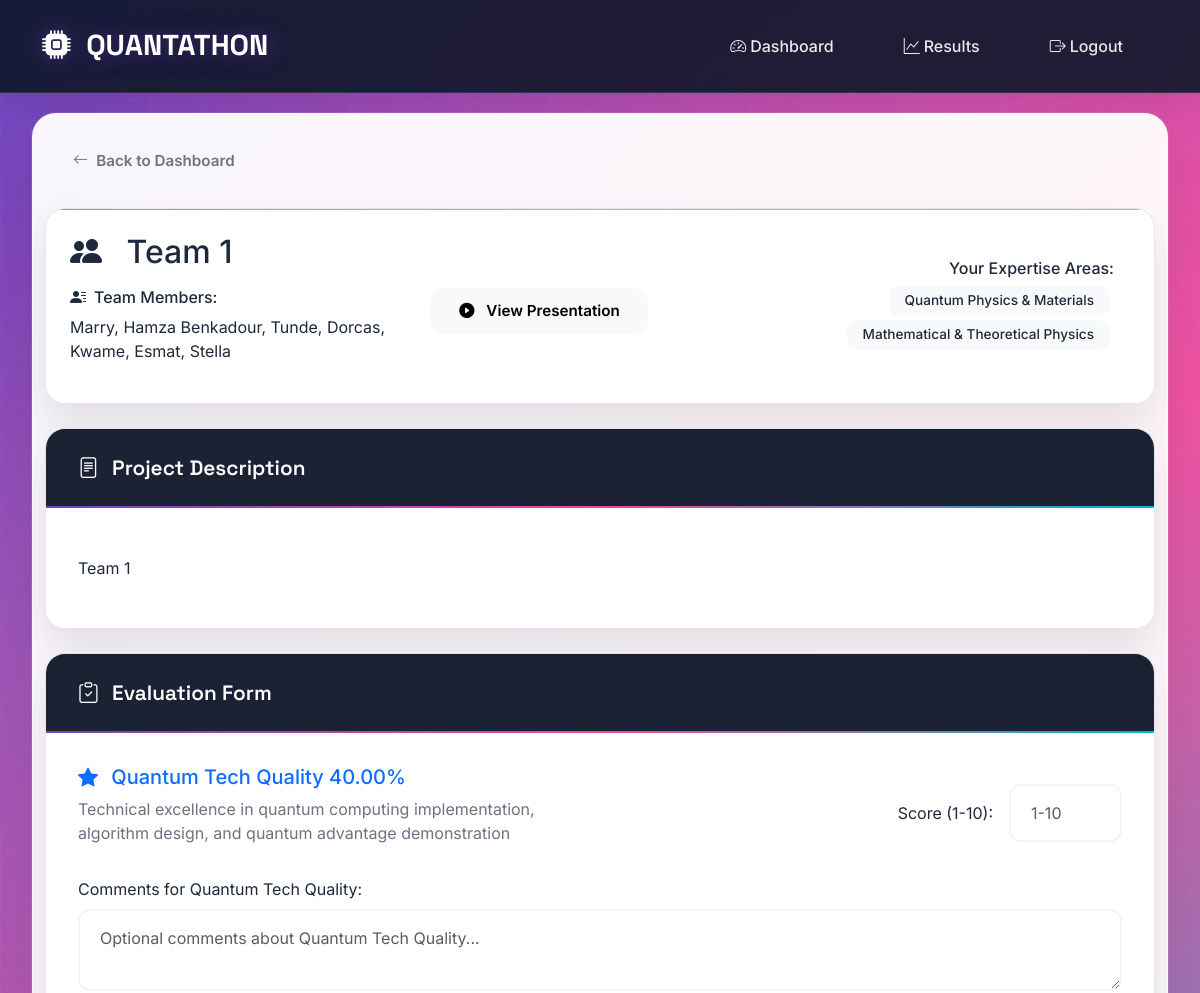
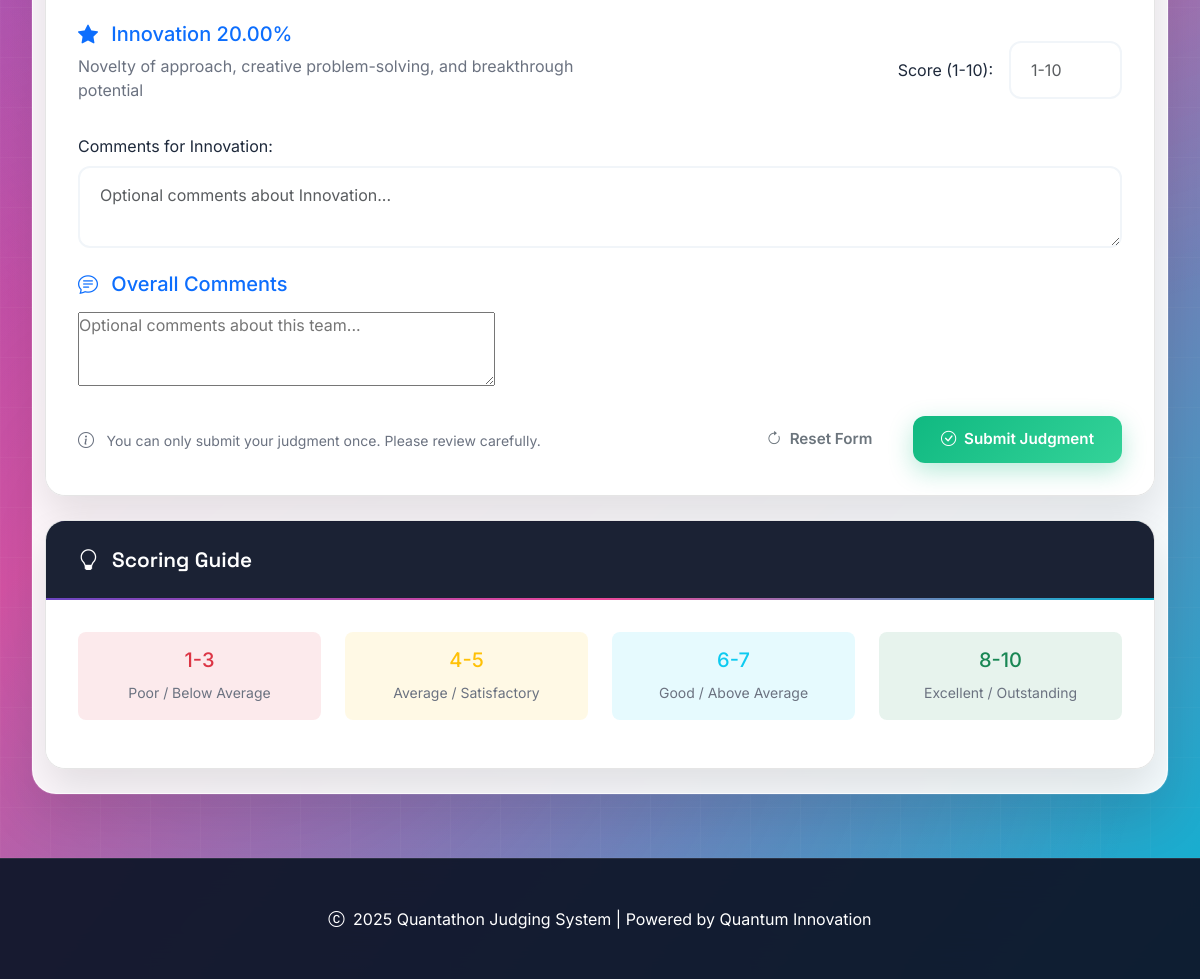
Page /judge/1/ (signed in) on the committed database (2 pictures, top to bottom).
### judging/models.py (models this page shows, shortened)
class Team(models.Model):
    name = models.CharField(max_length=200)
    description = models.TextField()
    presentation_link = models.URLField(blank=True)
    members = models.TextField(help_text="Comma-separated list of team members")
    created_at = models.DateTimeField(auto_now_add=True)

class JudgeExpertise(models.Model):
    name = models.CharField(max_length=100)
    description = models.TextField(blank=True)

class JudgingCriteria(models.Model):
    name = models.CharField(max_length=100)
    description = models.TextField()
    weight = models.DecimalField(max_digits=5, decimal_places=2)  # e.g., 40.00 for 40%
    expertise_areas = models.ManyToManyField(JudgeExpertise, blank=True)
    class Meta:
        verbose_name_plural = "Judging Criteria"

### judging/views.py (the view)
# urls.py: path('judge/<int:team_id>/', views.judge_team, name='judge_team'),
def judge_team(request, team_id):
    if not request.user.is_authenticated:
        return redirect('/admin/login/')
    judge = get_object_or_404(Judge, user=request.user)
    team = get_object_or_404(Team, id=team_id)
    if Submission.objects.filter(judge=judge, team=team).exists():
        messages.warning(request, f'You have already judged {team.name}.')
        return redirect('judge_dashboard')
    if request.method == 'POST':
        form = TeamScoreForm(request.POST, judge=judge, team=team)
        if form.is_valid():
            with transaction.atomic():
                submission = Submission.objects.create(
                    judge=judge,
                    team=team,
                    comments=form.cleaned_data.get('comments', '')
                )
                judge_expertise = judge.expertise_areas.all()
                criteria = JudgingCriteria.objects.filter(
                    expertise_areas__in=judge_expertise
                ).distinct()
                for criterion in criteria:
                    score_value = form.cleaned_data.get(f'score_{criterion.id}')
                    score_comment = form.cleaned_data.get(f'comment_{criterion.id}', '')
                    if score_value:
                        Score.objects.create(
                            submission=submission,
                            criteria=criterion,
                            score=score_value,
                            comments=score_comment
                        )
                update_team_final_scores(team)
            messages.success(request, f'Successfully submitted judgment for {team.name}!')
            return redirect('judge_dashboard')
    else:
        form = TeamScoreForm(judge=judge, team=team)
    context = {
        'form': form,
        'team': team,
        'judge': judge,
    }
    return render(request, 'judging/judge_team.html', context)

### judging/templates/judging/judge_team.html (shortened to what this page needs)
{% extends 'judging/base.html' %}
{% block content %}
<div class="row mb-4">
    <div class="col-12">
        <a href="{% url 'judge_dashboard' %}" class="btn btn-outline-secondary">
            <i class="bi bi-arrow-left me-2"></i>Back to Dashboard
        </a>
    </div>
</div>
<div class="row mb-4">
    <div class="col-12">
        <div class="card border-0" style="background: linear-gradient(135deg, #667eea 0%, #764ba2 100%);">
            <div class="card-body text-white p-4">
                <div class="row align-items-center">
                    <div class="col-lg-8">
                        <h2 class="card-title mb-3">
                            <i class="bi bi-people-fill me-3"></i>
                            {{ team.name }}
                        </h2>
                        <div class="row">
                            <div class="col-md-6">
                                <h6><i class="bi bi-person-lines-fill me-2"></i>Team Members:</h6>
                                <p class="mb-3">{{ team.members }}</p>
                            </div>
                            <div class="col-md-6">
                                {% if team.presentation_link %}
                                    <a href="{{ team.presentation_link }}"
                                       target="_blank"
                                       class="btn btn-light btn-lg">
                                        <i class="bi bi-play-circle-fill me-2"></i>
                                        View Presentation
                                    </a>
                                {% endif %}
                            </div>
                        </div>
                    </div>
                    <div class="col-lg-4 text-lg-end">
                        <div class="bg-white bg-opacity-20 rounded-3 p-3">
                            <h6 class="mb-2">Your Expertise Areas:</h6>
                            {% for area in judge.expertise_areas.all %}
                                <span class="badge bg-light text-dark me-1 mb-1">{{ area.name }}</span>
                            {% endfor %}
                        </div>
                    </div>
                </div>
            </div>
        </div>
    </div>
</div>
<div class="row mb-4">
    <div class="col-12">
        <div class="card">
            <div class="card-header">
                <i class="bi bi-file-text me-2"></i>
                Project Description
            </div>
            <div class="card-body">
                <p class="card-text">{{ team.description|linebreaks }}</p>
            </div>
        </div>
    </div>
</div>
<div class="row">
    <div class="col-12">
        <div class="card">
            <div class="card-header">
                <i class="bi bi-clipboard-check me-2"></i>
                Evaluation Form
            </div>
            <div class="card-body">
                <form method="post" id="judgingForm">
                    <div class="criteria-sections">
                        {% for field in form %}
                            {% if 'score_' in field.name %}
                                {% with criteria_id=field.name|slice:"6:" %}
                                    <div class="criteria-section mb-4">
                                        <div class="row align-items-center">
                                            <div class="col-lg-6">
                                                <h5 class="text-primary mb-2">
                                                    <i class="bi bi-star-fill me-2"></i>
                                                    {{ field.label|cut:" (Weight:" |cut:")" }}
                                                </h5>
                                                <p class="text-muted mb-3">{{ field.help_text }}</p>
                                            </div>
                                            <div class="col-lg-6">
                                                <div class="d-flex align-items-center justify-content-lg-end">
                                                    <label class="form-label me-3 mb-0">Score (1-10):</label>
                                                    <div class="score-input-wrapper">
                                                        {{ field }}
                                                    </div>
                                                </div>
                                            </div>
                                        </div>
                                        {% for comment_field in form %}
                                            {% if comment_field.name == "comment_"|add:criteria_id %}
                                                <div class="mt-3">
                                                    <label class="form-label">{{ comment_field.label }}:</label>
                                                    {{ comment_field }}
                                                </div>
                                            {% endif %}
                                        {% endfor %}
                                    </div>
                                {% endwith %}
                            {% endif %}
                        {% endfor %}
                    </div>
                    <div class="criteria-section mb-4">
                        <h5 class="text-primary mb-3">
                            <i class="bi bi-chat-text me-2"></i>
                            Overall Comments
                        </h5>
                        <div class="mb-3">
                            {{ form.comments }}
                        </div>
                    </div>
                    <div class="row">
                        <div class="col-12">
                            <div class="d-flex justify-content-between align-items-center">
                                <div class="text-muted">
                                    <i class="bi bi-info-circle me-2"></i>
                                    <small>You can only submit your judgment once. Please review carefully.</small>
                                </div>
                                <div>
                                    <button type="button" class="btn btn-outline-secondary me-2" onclick="resetForm()">
                                        <i class="bi bi-arrow-clockwise me-2"></i>Reset Form
                                    </button>
                                    <button type="submit" class="btn btn-success btn-lg" id="submitBtn">
                                        <i class="bi bi-check-circle me-2"></i>Submit Judgment
                                    </button>
                                </div>
                            </div>
                        </div>
                    </div>
                </form>
            </div>
        </div>
    </div>
</div>
<div class="row mt-4">
    <div class="col-12">
        <div class="card border-info">
            <div class="card-header bg-info bg-opacity-10">
                <i class="bi bi-lightbulb me-2"></i>
                Scoring Guide
            </div>
            <div class="card-body">
                <div class="row">
                    <div class="col-md-3 text-center mb-3">
                        <div class="p-3 bg-danger bg-opacity-10 rounded-3">
                            <h5 class="text-danger">1-3</h5>
                            <small class="text-muted">Poor / Below Average</small>
                        </div>
                    </div>
                    <div class="col-md-3 text-center mb-3">
                        <div class="p-3 bg-warning bg-opacity-10 rounded-3">
                            <h5 class="text-warning">4-5</h5>
                            <small class="text-muted">Average / Satisfactory</small>
                        </div>
                    </div>
                    <div class="col-md-3 text-center mb-3">
                        <div class="p-3 bg-info bg-opacity-10 rounded-3">
                            <h5 class="text-info">6-7</h5>
                            <small class="text-muted">Good / Above Average</small>
                        </div>
                    </div>
                    <div class="col-md-3 text-center mb-3">
                        <div class="p-3 bg-success bg-opacity-10 rounded-3">
                            <h5 class="text-success">8-10</h5>
                            <small class="text-muted">Excellent / Outstanding</small>
                        </div>
                    </div>
                </div>
            </div>
        </div>
    </div>
</div>
{% endblock %}

### judging/templates/judging/base.html (style rules this page uses)
:root { --quantum-purple: #6B46C1; --quantum-blue: #3B82F6; --quantum-cyan: #06B6D4; --quantum-pink: #EC4899; --quantum-violet: #8B5CF6; --quantum-indigo: #4F46E5; --quantum-dark: #0F172A; --quantum-gray-900: #1E293B; --quantum-gray-800: #334155; --quantum-gray-700: #475569; --quantum-gray-100: #F1F5F9; --quantum-gray-50: #F8FAFC; --gradient-quantum: linear-gradient(135deg, var(--quantum-purple) 0%, var(--quantum-pink) 50%, var(--quantum-cyan) 100%); --gradient-dark: linear-gradient(135deg, var(--quantum-dark) 0%, var(--quantum-gray-900) 100%); --gradient-card: linear-gradient(145deg, rgba(255,255,255,0.9) 0%, rgba(255,255,255,0.7) 100%); --glass-bg: rgba(255, 255, 255, 0.1); --glass-border: rgba(255, 255, 255, 0.2); }
* { margin: 0; padding: 0; box-sizing: border-box; }
body { font-family: 'Inter', -apple-system, BlinkMacSystemFont, 'Segoe UI', sans-serif; background: var(--gradient-quantum); min-height: 100vh; color: var(--quantum-dark); position: relative; overflow-x: hidden; }
body::before { content: ''; position: fixed; top: 0; left: 0; width: 100%; height: 100%; background: radial-gradient(circle at 20% 80%, rgba(120, 119, 198, 0.3) 0%, transparent 50%), radial-gradient(circle at 80% 20%, rgba(255, 119, 198, 0.3) 0%, transparent 50%), radial-gradient(circle at 40% 40%, rgba(120, 219, 255, 0.3) 0%, transparent 50%); z-index: -2; animation: float 20s ease-in-out infinite; }
body::after { content: ''; position: fixed; top: 0; left: 0; width: 100%; height: 100%; background-image: linear-gradient(rgba(255,255,255,0.1) 1px, transparent 1px), linear-gradient(90deg, rgba(255,255,255,0.1) 1px, transparent 1px); background-size: 50px 50px; z-index: -1; opacity: 0.3; }
.card { background: rgba(255, 255, 255, 0.98) !important; backdrop-filter: blur(20px); border: 1px solid rgba(0, 0, 0, 0.1) !important; border-radius: 20px; box-shadow: 0 20px 40px rgba(0, 0, 0, 0.1), 0 0 0 1px rgba(255, 255, 255, 0.1); transition: all 0.4s ease; overflow: hidden; position: relative; color: #1E293B !important; }
.card::before { content: ''; position: absolute; top: 0; left: 0; right: 0; height: 1px; background: var(--gradient-quantum); opacity: 0.6; }
.card-header { background: rgba(15, 23, 42, 0.95) !important; color: white !important; border: none; padding: 1.5rem 2rem; font-weight: 600; font-size: 1.3rem; font-family: 'Space Grotesk', sans-serif; position: relative; }
.card-header::before { content: ''; position: absolute; bottom: 0; left: 0; right: 0; height: 2px; background: var(--gradient-quantum); }
.card-body { background: rgba(255, 255, 255, 0.98) !important; padding: 2rem; color: #1E293B !important; }
.btn { border-radius: 12px; padding: 12px 28px; font-weight: 600; font-size: 0.95rem; transition: all 0.3s ease; border: none; position: relative; overflow: hidden; }
.btn-success { background: linear-gradient(135deg, #10B981, #34D399); color: white; box-shadow: 0 8px 25px rgba(16, 185, 129, 0.3); }
.form-control, .form-select { border: 2px solid var(--quantum-gray-100); border-radius: 12px; padding: 15px 20px; transition: all 0.3s ease; background: rgba(255, 255, 255, 0.9); backdrop-filter: blur(10px); }
.badge { border-radius: 10px; padding: 8px 16px; font-weight: 500; font-size: 0.85rem; }
.badge.text-dark { color: #1F2937 !important; }
.text-muted { color: #6B7280 !important; }

### rows in the picture
Team: name "Team 1", members "Marry, Hamza Benkadour, Tunde, Dorcas, Kwame, Esmat, Stella", description "Team 1"
JudgeExpertise: name "Quantum Physics & Materials"
JudgeExpertise: name "Mathematical & Theoretical Physics"
JudgingCriteria: help_text "Technical excellence in quantum computing implementation, algorithm design, and quantum advantage demonstration"
JudgingCriteria: help_text "Novelty of approach, creative problem-solving, and breakthrough potential"

### other values in the picture
{{ field.label|cut:" (Weight:" |cut:")" }} "Quantum Tech Quality 40.00%" "Innovation 20.00%"
{{ comment_field.label }} "Comments for Quantum Tech Quality" "Comments for Innovation"
